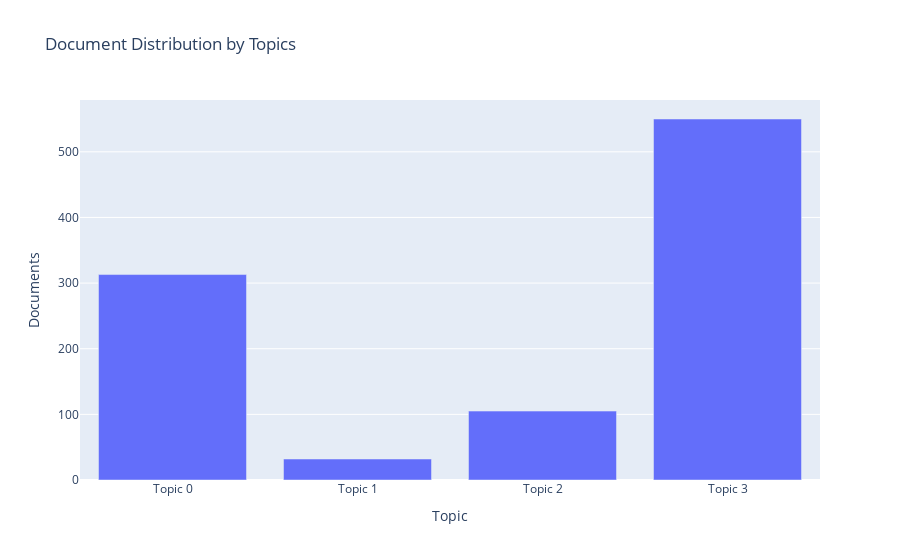

The code cell stored with this chart in its notebook:
### Markdown cell above
###  Topic Distribution

### Code cell
plot_model(lda, plot = 'topic_distribution')

### Figure 1 — Plotly figure (JSON) as saved in the notebook; plotly's stock layout.template omitted (floating-point values rounded to 4 significant figures)
{"data": [{"alignmentgroup": "True", "customdata": [["business, loan, child, school, year, able, buy, stock, family, old"], ["rice, farmer, loan, also, use, area, sector, small, many, crop"], ["group, loan, usd, member, child, school, marry, year, woman, sell"], ["business, loan, sell, year, child, work, buy, make, product, help"]], "hovertemplate": "Topic=%{x}<br>Documents=%{y}<br>Keyword=%{customdata[0]}<extra></extra>", "legendgroup": "", "marker": {"color": "#636efa", "pattern": {"shape": ""}}, "name": "", "offsetgroup": "", "orientation": "v", "showlegend": false, "textposition": "auto", "type": "bar", "x": ["Topic 0", "Topic 1", "Topic 2", "Topic 3"], "xaxis": "x", "y": [313, 32, 105, 550], "yaxis": "y"}], "layout": {"barmode": "relative", "legend": {"tracegroupgap": 0}, "title": {"text": "Document Distribution by Topics"}, "xaxis": {"anchor": "y", "domain": [0, 1], "title": {"text": "Topic"}}, "yaxis": {"anchor": "x", "domain": [0, 1], "title": {"text": "Documents"}}}}
